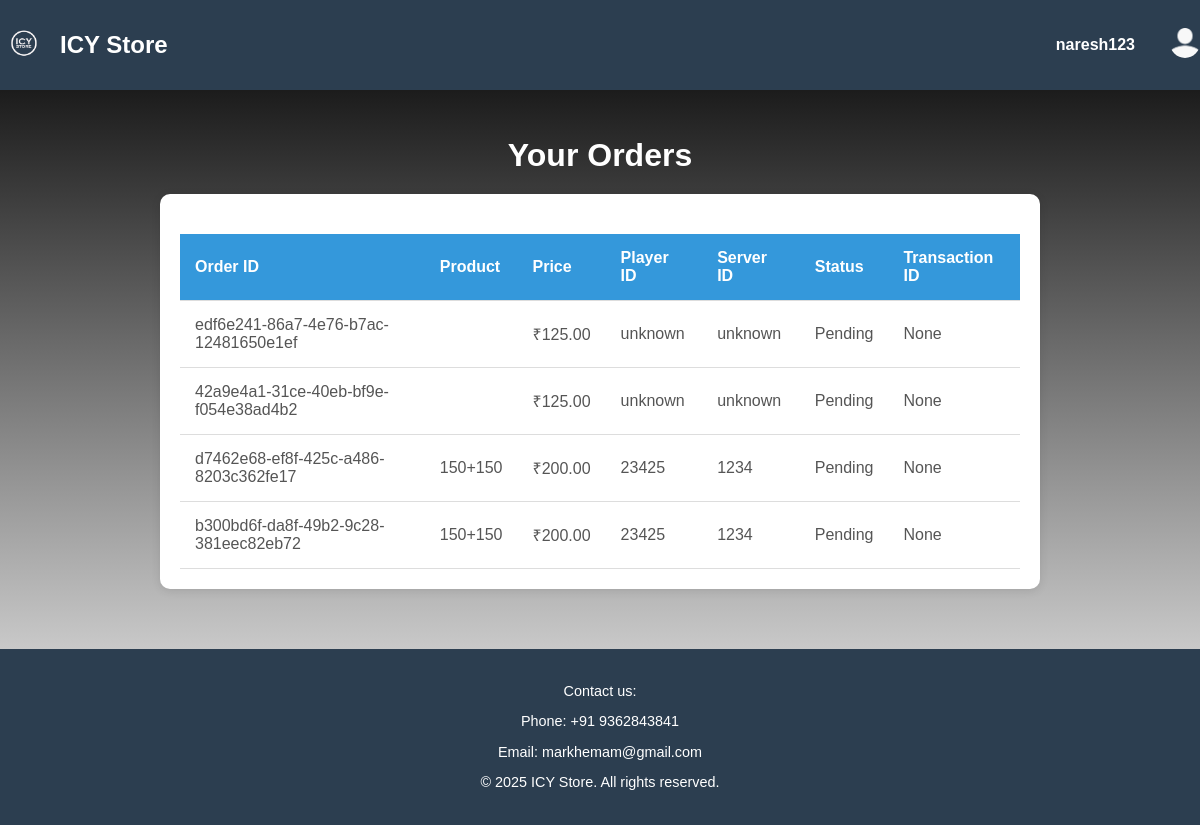
/orders/ (signed in), run on the app's committed database.
### users/models.py (models this page shows, shortened)
class Order(models.Model):
    username = models.ForeignKey(User, on_delete=models.CASCADE)
    product_name = models.CharField(max_length=100)
    price = models.DecimalField(max_digits=10, decimal_places=2)
    order_id = models.CharField(max_length=100, unique=True)
    player_id = models.CharField(max_length=255, null=False, default='unknown')
    server_id = models.CharField(max_length=255, null=False, default='unknown')
    transaction_id = models.CharField(max_length=100, blank=True, null=True)
    status = models.CharField(max_length=20, default="Pending")  # Add this line if needed
    created_at = models.DateTimeField(auto_now_add=True)

### users/views.py (the view)
# urls.py: path('orders/', views.orders, name='orders'),
@login_required
def orders(request):
    user_orders = Order.objects.filter(username=request.user)
    return render(request, 'orders.html', {'user_orders': user_orders})

### users/templates/orders.html (shortened to what this page needs)
{% load static %}
<!DOCTYPE html>
<html lang="en">
<head>
    <link rel="stylesheet" href="{% static 'styles.css' %}">
</head>
<body>
    <header class="header">
        <div class="logo-container">
            <img src="{% static 'logo.png' %}" alt="ICY Store Logo" class="logo">
            <span class="store-name">ICY Store</span>
        </div>
        <div class="user-info">
            <span class="username">{{ user.username }}</span>
            <div class="user-dropdown">
                <img src="{% static 'person-icon.png' %}" alt="User Icon" class="person-icon" onclick="toggleDropdown()">
            </div>
        </div>
    </header>
    <main>
        <center><h2>Your Orders</h2></center>
        {% if user_orders %}
        <div class="orders-table-container">
            <table class="orders-table">
                <thead>
                    <tr>
                        <th>Order ID</th>
                        <th>Product</th>
                        <th>Price</th>
                        <th>Player ID</th>
                        <th>Server ID</th>
                        <th>Status</th>
                        <th>Transaction ID</th>
                    </tr>
                </thead>
                <tbody>
                    {% for order in user_orders %}
                    <tr>
                        <td>{{ order.order_id }}</td>
                        <td>{{ order.product_name }}</td>
                        <td>₹{{ order.price }}</td>
                        <td>{{ order.player_id }}</td>
                        <td>{{ order.server_id }}</td>
                        <td>{{ order.status }}</td>
                        <td>{{ order.transaction_id }}</td>
                    </tr>
                    {% endfor %}
                </tbody>
            </table>
        </div>
        {% else %}
        <p>You have no orders yet!</p>
        {% endif %}
    </main>
    <footer>
        <p>Contact us:</p>
        <p>Phone: +91 9362843841</p>
        <p>Email: <a href="mailto:markhemam@gmail.com">markhemam@gmail.com</a></p>
        <p>&copy; 2025 ICY Store. All rights reserved.</p>
    </footer>
</body>
</html>

### users/static/styles.css (style rules this page uses)
body { margin: 0; padding: 0; font-family: 'Segoe UI', Tahoma, Geneva, Verdana, sans-serif; background: linear-gradient(to bottom, #000000, #ffffff); color: #fff; min-height: 100vh; display: flex; flex-direction: column; }
h2 { font-size: 2em; margin-bottom: 40px; }
header { background-color: #333; color: #fff; padding: 10px 20px; display: flex; justify-content: space-between; align-items: center; }
header .logo-container, .user-info { display: flex; align-items: center; }
header .logo { height: 50px; width: auto; margin-right: 10px; }
header .user-info { display: flex; align-items: center; gap: 20px; }
header .user-dropdown { position: relative; }
footer { background-color: rgba(0, 0, 0, 0.7); text-align: center; padding: 20px; font-size: 0.9em; margin-top: auto; position: relative; width: 100%; }
footer a { color: #ffffff; text-decoration: underline; }
.person-icon { height: 40px; }

### users/templates/orders.html (style rules this page uses)
body { font-family: Arial, sans-serif; background-color: #f4f7fc; margin: 0; padding: 0; display: flex; justify-content: center; align-items: center; min-height: 100vh; }
header { background-color: #2C3E50; color: white; padding: 20px; display: flex; justify-content: space-between; align-items: center; width: 100%; }
.logo-container img { width: 50px; margin-right: 10px; }
.store-name { font-size: 24px; font-weight: bold; }
.user-info { display: flex; align-items: center; }
.username { margin-right: 15px; font-weight: 600; }
.user-dropdown { position: relative; display: inline-block; }
.person-icon { width: 30px; height: 30px; border-radius: 50%; cursor: pointer; }
main { margin: 20px; width: 100%; }
h2 { text-align: center; margin-bottom: 20px; font-size: 32px; }
.orders-table-container { width: 70%; background-color: #ffffff; box-shadow: 0 2px 10px rgba(0, 0, 0, 0.1); padding: 20px; border-radius: 10px; margin: 0 auto; }
table.orders-table { width: 100%; border-collapse: collapse; margin-top: 20px; }
table.orders-table th, table.orders-table td { padding: 15px; text-align: left; border-bottom: 1px solid #ddd; }
table.orders-table th { background-color: #3498db; color: white; }
table.orders-table td { color: #555; }
footer { background-color: #2C3E50; color: white; text-align: center; padding: 20px; margin-top: 40px; }
footer p a { color: #fff; text-decoration: none; }

### data on the page
Order: order_id "edf6e241-86a7-4e76-b7ac-12481650e1ef", price "125.00", player_id "unknown", server_id "unknown", status "Pending", transaction_id "None"
Order: order_id "42a9e4a1-31ce-40eb-bf9e-f054e38ad4b2", price "125.00", player_id "unknown", server_id "unknown", status "Pending", transaction_id "None"
Order: order_id "d7462e68-ef8f-425c-a486-8203c362fe17", product_name "150+150", price "200.00", player_id "23425", server_id "1234", status "Pending", transaction_id "None"
Order: order_id "b300bd6f-da8f-49b2-9c28-381eec82eb72", product_name "150+150", price "200.00", player_id "23425", server_id "1234", status "Pending", transaction_id "None"

### other printed values
{{ user.username }} "naresh123"
